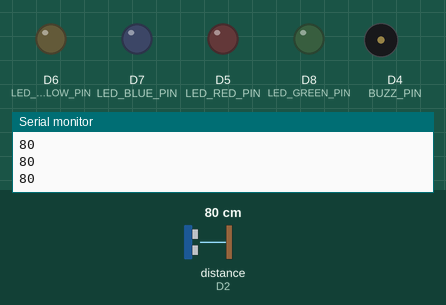
Simulated run of this sketch. Board: ESP8266 (NodeMCU). Shown: output pins drawn as LEDs (lit = HIGH), buzzer (waves = sounding), the last lines printed to the serial monitor. Wiring (inferred from the names in the program): ultrasonic range finder: trigger D1; echo D2. The test bench sets the inputs (shaded band); at power-on: distance to the obstacle (sensor on D2) 80 cm. The echo pulse lasts 58.3 µs per cm; pins used as bus, display or sensor lines are not drawn.

Above: at 1.2 s.
1.3 s: distance to the obstacle (sensor on D2) set to 27 cm
2.8 s: distance to the obstacle (sensor on D2) set to 23 cm
At 4.1 s:
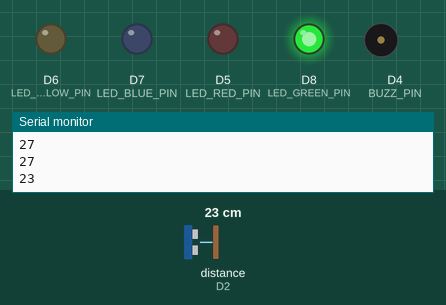
5.8 s: distance to the obstacle (sensor on D2) set to 20 cm
At 6.05 s:
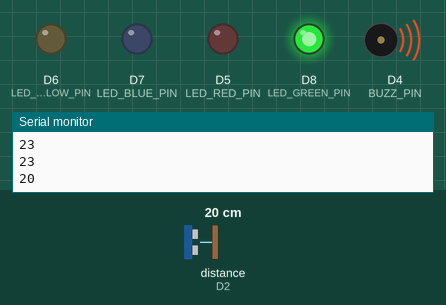
7.3 s: distance to the obstacle (sensor on D2) set to 16 cm
At 8.2 s:
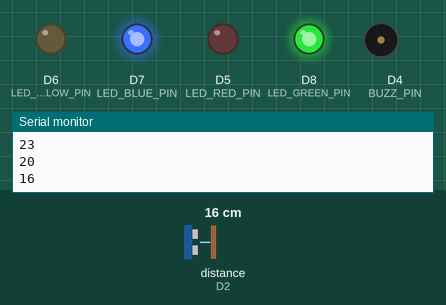
10.3 s: distance to the obstacle (sensor on D2) set to 14 cm
12.4 s: distance to the obstacle (sensor on D2) set to 10 cm
At 13.56 s:
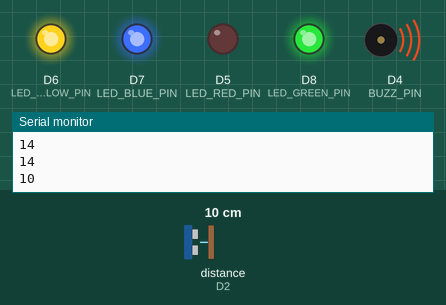
Timing chart, 0 to 16.4 s (numbered marks = the images above; inputs shaded):
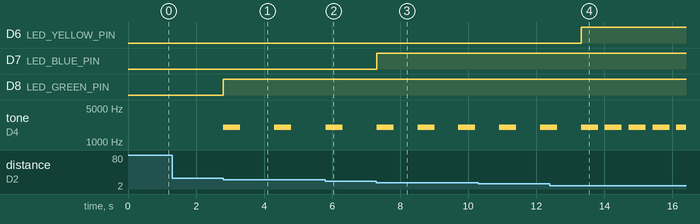

Measured:
- the behaviour switches between 25 and 24 cm on distance to the obstacle (sensor on D2) (found by bisection; images 0 and 1)
- the behaviour switches between 19 and 18 cm on distance to the obstacle (sensor on D2) (found by bisection; images 2 and 3)
- the behaviour switches between 13 and 12 cm on distance to the obstacle (sensor on D2) (found by bisection; images 3 and 4)
- after the input at 2.8 s, D8 (LED_GREEN_PIN): LOW → HIGH at once; tone on D4 (BUZZ_PIN): alternates 2000 Hz for 0.50 s and silent for 1.0 s, starting at once
- after the input at 7.3 s, D7 (LED_BLUE_PIN): LOW → HIGH at once
- after the input at 12.4 s, D6 (LED_YELLOW_PIN): LOW → HIGH after 0.91 s

The sketch:

nodemcu-sensor-curta-distancia.ino
```cpp
// pinos do sensor hc sr04
// nodemcu só alimenta até 3.3v o sensor é de 5v
// ou coloca-se um conversor de alimentação no circuito
// ou alimenta-se o sensor com fonte externa.
#define TRIGGER_PIN D1
#define ECHO_PIN D2

#define BUZZ_PIN D4

// leds para indicar nível de aproximação
// do mais próximo para o mais longe
#define LED_RED_PIN D5
#define LED_YELLOW_PIN D6
#define LED_BLUE_PIN D7
#define LED_GREEN_PIN D8

// marcos de distância para as cores
// se precisar alterar as distâncias só alterar aqui

#define DIST_RED_CM 6
#define DIST_YELLOW_CM 12
#define DIST_BLUE_CM 18
#define DIST_GREEN_CM 24

int distancia;
int frequencia = 2000;
int tempo = 500;

void setup()
{

  setandoPinos();

  Serial.begin(115200);
}

void loop()
{

  distancia = (0.01723 * readUltrasonicDistance(TRIGGER_PIN, ECHO_PIN));
  Serial.println(distancia);
  acendendoLeds(distancia);
}

void acendendoLeds(int dist)
{
  noTone(BUZZ_PIN);
  if (dist > 0 && dist <= DIST_RED_CM)
  {
    digitalWrite(LED_GREEN_PIN, HIGH);
    digitalWrite(LED_BLUE_PIN, HIGH);
    digitalWrite(LED_YELLOW_PIN, HIGH);
    digitalWrite(LED_RED_PIN, HIGH);

    tone(BUZZ_PIN, frequencia, tempo);
    delay(300);
  }
  else if (dist > DIST_RED_CM && dist <= DIST_YELLOW_CM)
  {
    digitalWrite(LED_GREEN_PIN, HIGH);
    digitalWrite(LED_BLUE_PIN, HIGH);
    digitalWrite(LED_YELLOW_PIN, HIGH);
    digitalWrite(LED_RED_PIN, LOW);

    tone(BUZZ_PIN, frequencia, tempo);
    delay(700);
  }
  else if (dist > DIST_YELLOW_CM && dist <= DIST_BLUE_CM)
  {
    digitalWrite(LED_GREEN_PIN, HIGH);
    digitalWrite(LED_BLUE_PIN, HIGH);
    digitalWrite(LED_YELLOW_PIN, LOW);
    digitalWrite(LED_RED_PIN, LOW);

    tone(BUZZ_PIN, frequencia, tempo);
    delay(1200);
  }
  else if (dist > DIST_BLUE_CM && dist <= DIST_GREEN_CM)
  {
    digitalWrite(LED_GREEN_PIN, HIGH);
    digitalWrite(LED_BLUE_PIN, LOW);
    digitalWrite(LED_YELLOW_PIN, LOW);
    digitalWrite(LED_RED_PIN, LOW);

    tone(BUZZ_PIN, frequencia, tempo);
    delay(1500);
  }
  else
  {
    digitalWrite(LED_GREEN_PIN, LOW);
    digitalWrite(LED_BLUE_PIN, LOW);
    digitalWrite(LED_YELLOW_PIN, LOW);
    digitalWrite(LED_RED_PIN, LOW);
  }
}

void setandoPinos()
{
  pinMode(TRIGGER_PIN, OUTPUT);
  pinMode(ECHO_PIN, INPUT);
  digitalWrite(TRIGGER_PIN, LOW);

  pinMode(BUZZ_PIN, OUTPUT);
  noTone(BUZZ_PIN);

  pinMode(LED_BLUE_PIN, OUTPUT);
  pinMode(LED_GREEN_PIN, OUTPUT);
  pinMode(LED_RED_PIN, OUTPUT);
  pinMode(LED_YELLOW_PIN, OUTPUT);
}

long readUltrasonicDistance(int TRIGGER_PIN, int ECHO_PIN)
{
  pinMode(TRIGGER_PIN, OUTPUT); // Clear the trigger
  digitalWrite(TRIGGER_PIN, LOW);
  delayMicroseconds(2);
  // Sets the trigger pin to HIGH state for 10 microseconds
  digitalWrite(TRIGGER_PIN, HIGH);
  delayMicroseconds(10);
  digitalWrite(TRIGGER_PIN, LOW);
  pinMode(ECHO_PIN, INPUT);
  // Reads the echo pin, and returns the sound wave travel time in microseconds
  return pulseIn(ECHO_PIN, HIGH);
}
```
